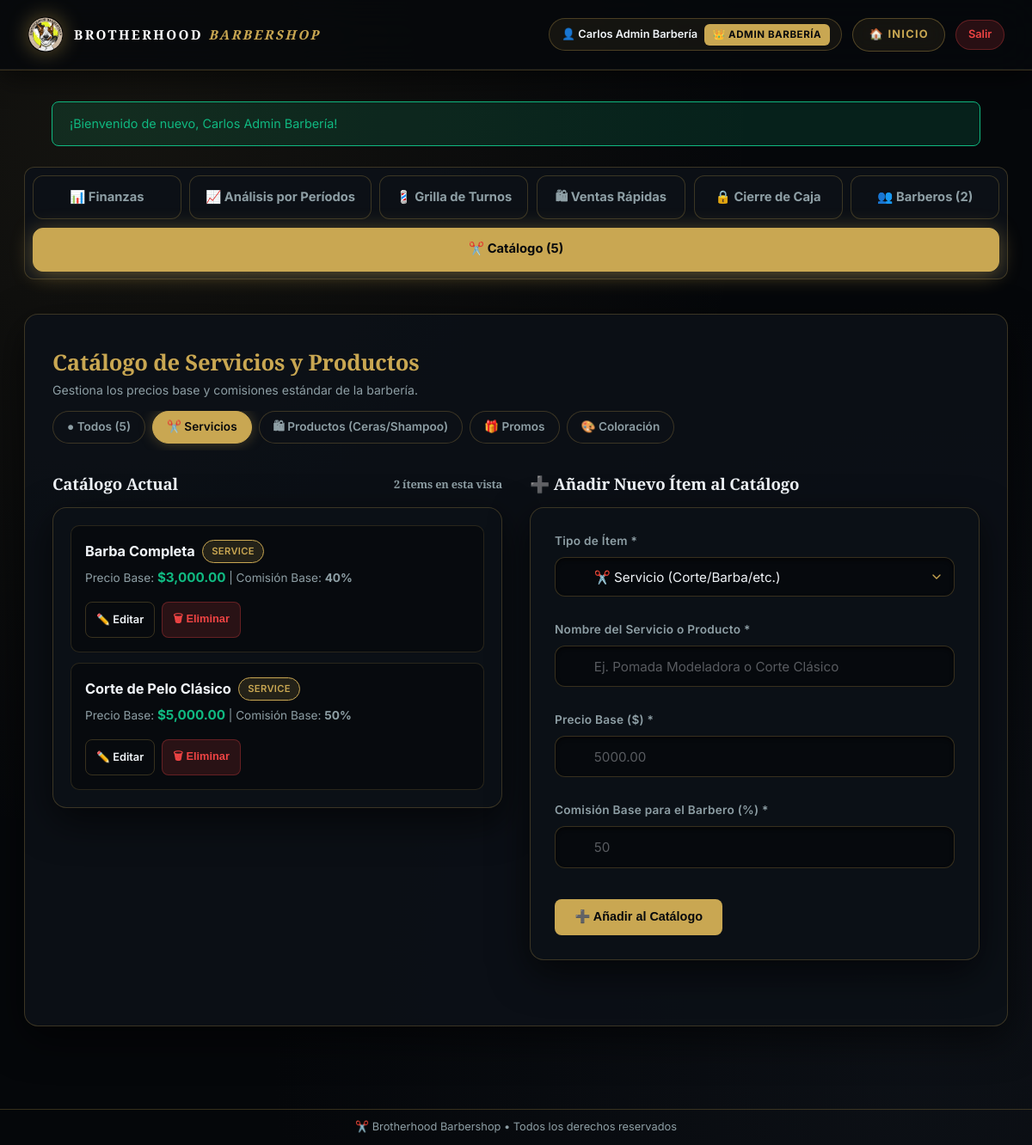
Screenshot of /owner.php?tab=catalog&cat_filter=service (signed in) with the database file from the repository.
### tables this page shows
CREATE TABLE IF NOT EXISTS `users` (
  `id` INT AUTO_INCREMENT PRIMARY KEY,
  `shop_id` INT NULL,
  `name` VARCHAR(150) NOT NULL,
  `email` VARCHAR(150) NOT NULL UNIQUE,
  `photo` VARCHAR(255) NULL,
  `password` VARCHAR(255) NOT NULL,
  `role` VARCHAR(50) NOT NULL DEFAULT 'admin_barberia',
  `is_active` TINYINT(1) NOT NULL DEFAULT 1,
  `created_at` DATETIME DEFAULT CURRENT_TIMESTAMP,
  FOREIGN KEY (`shop_id`) REFERENCES `shops` (`id`) ON DELETE CASCADE
);

CREATE TABLE IF NOT EXISTS `catalog` (
  `id` INT AUTO_INCREMENT PRIMARY KEY,
  `shop_id` INT NOT NULL,
  `name` VARCHAR(150) NOT NULL,
  `type` ENUM('service', 'product', 'promo', 'color') NOT NULL DEFAULT 'service',
  `price` DECIMAL(10,2) NOT NULL DEFAULT 0.00,
  `commission_percent` DECIMAL(5,2) NOT NULL DEFAULT 0.00,
  `created_at` DATETIME DEFAULT CURRENT_TIMESTAMP,
  FOREIGN KEY (`shop_id`) REFERENCES `shops` (`id`) ON DELETE CASCADE
);

### includes/auth.php (called while the page is built, shortened)
<?php
require_once __DIR__ . '/../config/db.php';
require_once __DIR__ . '/rbac.php';
function is_logged_in() {
    return isset($_SESSION['user_id']) && !empty($_SESSION['user_id']);
}
function get_logged_user() {
    static $cached_user = null;
    static $already_checked = false;
    if ($already_checked) {
        return $cached_user;
    }
    global $pdo;
    $stmt = $pdo->prepare("SELECT u.*, COALESCE(s.name, 'Brotherhood Barbershop') as shop_name FROM users u LEFT JOIN shops s ON u.shop_id = s.id WHERE u.id = ?");
    $stmt->execute([$_SESSION['user_id']]);
    $user = $stmt->fetch();
    $cached_user = $user;
    $already_checked = true;
    return $cached_user;
}
function require_login() {
    $user = get_logged_user();
    return $user;
}
function get_flash_message() {
    if (isset($_SESSION['flash'])) {
        $flash = $_SESSION['flash'];
        return $flash;
    }
    return null;
}

### includes/rbac.php (called while the page is built, shortened)
<?php
function normalize_role($role) {
    return $role;
}
function has_role($role, $user = null) {
    $user_role = normalize_role($user['role']);
    $target_role = normalize_role($role);
    return $user_role === $target_role;
}
function is_super_admin($user = null) {
    return has_role(ROLE_SUPER_ADMIN, $user);
}
function is_shop_admin($user = null) {
    return has_role(ROLE_ADMIN_BARBERIA, $user) || is_super_admin($user);
}
function require_shop_admin() {
    $user = require_login();
    return $user;
}

### owner.php (the view, shortened to what this page needs)
<?php
require_once __DIR__ . '/includes/auth.php';
$user = require_shop_admin();
$shop_id = get_current_shop_id($user);
$tab     = $_GET['tab'] ?? 'finanzas';
$stmtBarbers = $pdo->prepare("SELECT * FROM users WHERE shop_id = ? AND role IN ('barber', 'barbero', 'owner', 'admin_barberia') ORDER BY name ASC");
$stmtBarbers->execute([$shop_id]);
$all_barbers = $stmtBarbers->fetchAll();
$stmtCatalog = $pdo->prepare("SELECT * FROM catalog WHERE shop_id = ? ORDER BY type, name ASC");
$stmtCatalog->execute([$shop_id]);
$catalog_items = $stmtCatalog->fetchAll();
include __DIR__ . '/includes/header.php';
?>
<div class="panel-top-nav-bar mb-6">
  <nav class="panel-tabs" aria-label="Secciones del panel">
    <a href="owner.php?tab=finanzas" class="tab-link <?php echo $tab === 'finanzas' ? 'active' : ''; ?>">
      📊 Finanzas
    </a>
    <a href="owner.php?tab=periodos" class="tab-link <?php echo $tab === 'periodos' ? 'active' : ''; ?>">
      📈 Análisis por Períodos
    </a>
    <a href="owner.php?tab=my_grid" class="tab-link <?php echo $tab === 'my_grid' ? 'active' : ''; ?>">
      💈 Grilla de Turnos
    </a>
    <a href="owner.php?tab=ventas" class="tab-link <?php echo $tab === 'ventas' ? 'active' : ''; ?>">
      🛍 Ventas Rápidas
    </a>
    <a href="owner.php?tab=cierre_caja" class="tab-link <?php echo $tab === 'cierre_caja' ? 'active' : ''; ?>">
      🔒 Cierre de Caja
    </a>
    <a href="owner.php?tab=barberos" class="tab-link <?php echo $tab === 'barberos' ? 'active' : ''; ?>">
      👥 Barberos (<?php echo count($all_barbers); ?>)
    </a>
    <a href="owner.php?tab=catalog" class="tab-link <?php echo $tab === 'catalog' ? 'active' : ''; ?>">
      ✂️ Catálogo (<?php echo count($catalog_items); ?>)
    </a>
  </nav>
</div>
<div class="glass-panel" style="margin-bottom: 2rem;">
  <?php if ($tab === 'finanzas'): ?>
    <?php include __DIR__ . '/includes/finance_module.php'; ?>
  <?php elseif ($tab === 'periodos'): ?>
    <?php include __DIR__ . '/includes/period_report_module.php'; ?>
  <?php elseif ($tab === 'catalog'): ?>
    <?php
      $edit_item = null;
      $selected_cat_filter = $_GET['cat_filter'] ?? 'todos';
      $filtered_items = array_filter($catalog_items, function($ci) use ($selected_cat_filter) {
          return $selected_cat_filter === 'todos' || $ci['type'] === $selected_cat_filter;
      });
    ?>
    <div class="flex justify-between items-center mb-6 flex-wrap gap-3">
      <div>
        <h2 class="text-accent" style="margin:0; font-size:1.6rem;">Catálogo de Servicios y Productos</h2>
        <p style="color:var(--text-secondary); font-size:0.88rem;">Gestiona los precios base y comisiones estándar de la barbería.</p>
      </div>
      <div class="barber-pills-bar" style="margin-bottom:0;">
        <a href="owner.php?tab=catalog&cat_filter=todos" class="barber-pill <?php echo $selected_cat_filter === 'todos' ? 'active' : ''; ?>">
          ● Todos (<?php echo count($catalog_items); ?>)
        </a>
        <a href="owner.php?tab=catalog&cat_filter=service" class="barber-pill <?php echo $selected_cat_filter === 'service' ? 'active' : ''; ?>">
          ✂️ Servicios
        </a>
        <a href="owner.php?tab=catalog&cat_filter=product" class="barber-pill <?php echo $selected_cat_filter === 'product' ? 'active' : ''; ?>">
          🛍 Productos (Ceras/Shampoo)
        </a>
        <a href="owner.php?tab=catalog&cat_filter=promo" class="barber-pill <?php echo $selected_cat_filter === 'promo' ? 'active' : ''; ?>">
          🎁 Promos
        </a>
        <a href="owner.php?tab=catalog&cat_filter=color" class="barber-pill <?php echo $selected_cat_filter === 'color' ? 'active' : ''; ?>">
          🎨 Coloración
        </a>
      </div>
    </div>
    <div class="grid-cards" style="grid-template-columns: repeat(auto-fit, minmax(min(400px, 100%), 1fr)); gap: 2rem; align-items: start;">
      <div>
        <h3 class="mb-3 flex justify-between items-center">
          <span>Catálogo Actual</span>
          <small style="font-size:0.8rem; color:var(--text-secondary);">
            <?php echo count($filtered_items); ?> ítems en esta vista
          </small>
        </h3>
        <?php if (count($filtered_items) === 0): ?>
          <div class="glass-panel text-center" style="padding:2rem; margin:0;">
            <p style="color:var(--text-secondary);">No hay ítems registrados en esta categoría.</p>
          </div>
        <?php else: ?>
          <div class="glass-panel" style="max-height: 540px; overflow-y: auto; padding: 1.25rem; border: 1px solid var(--glass-border); margin:0;">
            <div class="flex flex-col gap-3">
              <?php foreach ($filtered_items as $item): ?>
                <div class="admin-list-item" style="padding:1rem; background:rgba(7,9,12,0.7); border-radius:10px; border:1px solid rgba(201,167,82,0.18);">
                  <div class="admin-item-info">
                    <div>
                      <div class="flex items-center gap-2 flex-wrap">
                        <strong style="font-size:1.02rem;"><?php echo htmlspecialchars($item['name']); ?></strong>
                        <span class="status-badge" style="background:rgba(201,167,82,0.15); color:var(--accent-primary); border:1px solid var(--accent-primary); font-size:0.7rem; text-transform:uppercase;">
                          <?php echo htmlspecialchars($item['type']); ?>
                        </span>
                      </div>
                      <p style="font-size:0.85rem; color:var(--text-secondary); margin-top:0.3rem;">
                        Precio Base: <strong class="text-success" style="font-size:0.95rem;">$<?php echo number_format((float)$item['price'], 2); ?></strong> | Comisión Base: <strong><?php echo (float)$item['commission_percent']; ?>%</strong>
                      </p>
                    </div>
                  </div>
                  <div class="admin-item-actions">
                    <a href="owner.php?tab=catalog&cat_filter=<?php echo $selected_cat_filter; ?>&edit=<?php echo $item['id']; ?>" class="btn btn-outline" style="padding:0.35rem 0.75rem; font-size:0.8rem;" title="Editar Ítem">✏️ Editar</a>
                    <form action="actions/delete_catalog.php" method="POST" onsubmit="return confirm('¿Eliminar este ítem del catálogo?')" style="margin:0;">
                      <button type="submit" class="btn btn-danger" style="padding:0.35rem 0.75rem; font-size:0.8rem;" title="Eliminar Ítem">🗑 Eliminar</button>
                    </form>
                  </div>
                </div>
              <?php endforeach; ?>
            </div>
          </div>
        <?php endif; ?>
      </div>
      <div>
        <h3 class="mb-3"><?php echo $edit_item ? '✏️ Editar Ítem del Catálogo' : '➕ Añadir Nuevo Ítem al Catálogo'; ?></h3>
        <form action="actions/save_catalog.php" method="POST" class="glass-panel flex flex-col gap-3" style="padding:1.75rem; margin:0;">
          <div class="input-group">
            <label class="input-label">Tipo de Ítem *</label>
            <select name="type" class="input-field" required>
              <option value="service" <?php echo ($edit_item['type'] ?? '') === 'service' ? 'selected' : ''; ?>>✂️ Servicio (Corte/Barba/etc.)</option>
            </select>
          </div>
          <div class="input-group">
            <label class="input-label">Nombre del Servicio o Producto *</label>
            <input type="text" name="name" class="input-field" placeholder="Ej. Pomada Modeladora o Corte Clásico" value="<?php echo htmlspecialchars($edit_item['name'] ?? ''); ?>" required>
          </div>
          <div class="input-group">
            <label class="input-label">Precio Base ($) *</label>
            <input type="number" step="0.01" name="price" class="input-field" placeholder="5000.00" value="<?php echo htmlspecialchars($edit_item['price'] ?? ''); ?>" required>
          </div>
          <div class="input-group">
            <label class="input-label">Comisión Base para el Barbero (%) *</label>
            <input type="number" step="0.01" name="commission_percent" class="input-field" placeholder="50" value="<?php echo htmlspecialchars($edit_item['commission_percent'] ?? ''); ?>" required>
          </div>
          <div class="flex gap-2 mt-2">
            <button type="submit" class="btn btn-primary flex-1">
              <?php echo $edit_item ? '💾 Guardar Cambios' : '➕ Añadir al Catálogo'; ?>
            </button>
          </div>
        </form>
      </div>
    </div>
  <?php endif; ?>
</div>
<?php include __DIR__ . '/includes/footer.php'; ?>

### includes/header.php (shortened to what this page needs)
<?php
require_once __DIR__ . '/auth.php';
$user = get_logged_user();
$flash = get_flash_message();
$current_page  = basename($_SERVER['PHP_SELF']);
$is_panel_view = ($user && in_array($current_page, ['super_admin.php', 'owner.php', 'barber.php']));
?>
<!DOCTYPE html>
<html lang="es">
<head>
  <link rel="stylesheet" href="css/style.css?v=<?php echo @filemtime(__DIR__ . '/../css/style.css') ?: '1.0'; ?>">
</head>
<body class="<?php echo $is_panel_view ? 'panel-view' : ''; ?>">
  <header class="nav" id="nav">
    <div class="container nav-inner flex justify-between items-center" style="min-height: 60px;">
      <a href="index.php#hero" class="nav-logo flex items-center gap-3" style="text-decoration:none;">
        <div class="nav-logo-badge">
          <img src="assets/img/bhlogo.png" alt="Brotherhood Barbershop" class="nav-logo-img">
        </div>
        <span class="nav-logo-text">
          Brotherhood <span style="color:var(--accent-primary); font-style:italic;">Barbershop</span>
        </span>
      </a>
      <div class="nav-actions-group flex items-center gap-3">
        <?php if ($user): ?>
          <?php
            $roleLabel = 'Barbero';
            if (is_super_admin($user)) {
                $roleLabel = '⚡ Super Admin';
            } elseif (is_shop_admin($user)) {
                $roleLabel = '👑 Admin Barbería';
            }
          ?>
          <div class="user-badge user-badge-pill">
            <span class="user-badge-name">👤 <?php echo htmlspecialchars($user['name']); ?></span>
            <span class="role-tag role-tag-gold">
              <?php echo $roleLabel; ?>
            </span>
          </div>
          <?php if ($is_panel_view): ?>
            <a href="index.php" class="nav-btn-secondary">
              🏠 Inicio
            </a>
          <?php endif; ?>
          <a href="logout.php" class="btn btn-danger btn-sm" style="border-radius: 999px; padding: 0.4rem 0.85rem;">
            Salir
          </a>
        <?php else: ?>
          <a href="login.php" class="nav-btn-secondary">
            🔒 Acceso Admin
          </a>
        <?php endif; ?>
      </div>
    </div>
  </header>
  <main class="<?php echo $current_page === 'index.php' ? 'page-hero-wrapper' : 'container page-wrapper animate-fade-in'; ?>">
  <?php if ($flash): ?>
    <div class="container mt-4">
      <div class="alert alert-<?php echo $flash['type']; ?>" role="alert">
        <?php echo htmlspecialchars($flash['message']); ?>
      </div>
    </div>
  <?php endif; ?>

### rows the page displays
users: name "Carlos Admin Barbería", role "👑 ADMIN BARBERÍA"
catalog: name "Barba Completa", type "SERVICE", price "3,000.00", commission_percent "40"
catalog: name "Corte de Pelo Clásico", type "SERVICE", price "5,000.00", commission_percent "50"

### other values shown
$flash['message'] "¡Bienvenido de nuevo, Carlos Admin Barbería!"
count($all_barbers) "2"
count($catalog_items) "5"
count($filtered_items) "2"
